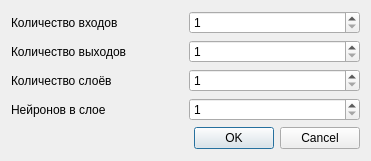
<?xml version="1.0" encoding="UTF-8"?>
<ui version="4.0">
 <class>NeuronNetworkSettingsDialog</class>
 <widget class="QDialog" name="NeuronNetworkSettingsDialog">
  <property name="geometry">
   <rect>
    <x>0</x>
    <y>0</y>
    <width>371</width>
    <height>161</height>
   </rect>
  </property>
  <property name="windowTitle">
   <string>Конфигурация сети</string>
  </property>
  <layout class="QGridLayout" name="_grid_layout">
   <item row="3" column="1">
    <widget class="QSpinBox" name="_box_layout_count">
     <property name="minimum">
      <number>1</number>
     </property>
    </widget>
   </item>
   <item row="2" column="0">
    <widget class="QLabel" name="_label_output">
     <property name="text">
      <string>Количество выходов</string>
     </property>
    </widget>
   </item>
   <item row="3" column="0">
    <widget class="QLabel" name="_label_layout_count">
     <property name="text">
      <string>Количество слоёв</string>
     </property>
    </widget>
   </item>
   <item row="0" column="1">
    <widget class="QSpinBox" name="_box_input">
     <property name="minimum">
      <number>1</number>
     </property>
    </widget>
   </item>
   <item row="4" column="1">
    <widget class="QSpinBox" name="_box_neutons_in_layout">
     <property name="minimum">
      <number>1</number>
     </property>
    </widget>
   </item>
   <item row="5" column="0" colspan="2">
    <widget class="QDialogButtonBox" name="_button_box">
     <property name="orientation">
      <enum>Qt::Horizontal</enum>
     </property>
     <property name="standardButtons">
      <set>QDialogButtonBox::Cancel|QDialogButtonBox::Ok</set>
     </property>
    </widget>
   </item>
   <item row="4" column="0">
    <widget class="QLabel" name="_label_neurons_in_layout">
     <property name="text">
      <string>Нейронов в слое</string>
     </property>
    </widget>
   </item>
   <item row="0" column="0">
    <widget class="QLabel" name="_label_input">
     <property name="text">
      <string>Количество входов</string>
     </property>
    </widget>
   </item>
   <item row="2" column="1">
    <widget class="QSpinBox" name="_box_output">
     <property name="minimum">
      <number>1</number>
     </property>
    </widget>
   </item>
  </layout>
 </widget>
 <resources/>
 <connections>
  <connection>
   <sender>_button_box</sender>
   <signal>accepted()</signal>
   <receiver>NeuronNetworkSettingsDialog</receiver>
   <slot>accept()</slot>
   <hints>
    <hint type="sourcelabel">
     <x>248</x>
     <y>254</y>
    </hint>
    <hint type="destinationlabel">
     <x>157</x>
     <y>274</y>
    </hint>
   </hints>
  </connection>
  <connection>
   <sender>_button_box</sender>
   <signal>rejected()</signal>
   <receiver>NeuronNetworkSettingsDialog</receiver>
   <slot>reject()</slot>
   <hints>
    <hint type="sourcelabel">
     <x>316</x>
     <y>260</y>
    </hint>
    <hint type="destinationlabel">
     <x>286</x>
     <y>274</y>
    </hint>
   </hints>
  </connection>
 </connections>
</ui>
